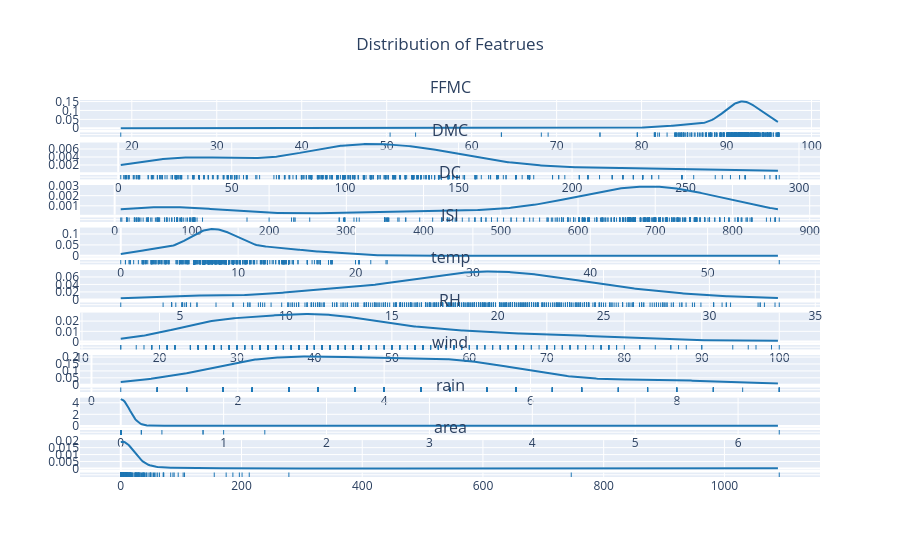

Notebook code for this chart:
### Code cell
cols = df.columns[4:13]
ncol = len(cols)

fig = make_subplots(rows=ncol*2, cols=1,
                    row_heights=ncol*[0.8,0.2],
                    subplot_titles=[cols[int(i/2)] if i%2==0 else '' for i in range(ncol*2)],
                    vertical_spacing=0.007,
                    specs=ncol*[[{}],[{'b':0.008}]]
                   )

for col in range(ncol):
    fig.append_trace(ff.create_distplot([df[cols[col]]],group_labels=[cols[col]],show_hist=False)['data'][0],row=col*2+1,col=1)
    fig.append_trace(ff.create_distplot([df[cols[col]]],group_labels=[cols[col]],show_hist=False)['data'][1],row=col*2+1,col=1)
    fig.update_xaxes(showticklabels=False,row=col*2+1,col=1)
    fig.append_trace(ff.create_distplot([df[cols[col]]],group_labels=[cols[col]],show_hist=False)['data'][1],row=col*2+2,col=1)
    fig.update_yaxes(showticklabels=False,row=col*2+2,col=1)

fig.update_layout(showlegend=False,height=ncol*500,title='Distribution of Featrues',title_x=0.5)

### Figure 1 — Plotly figure (JSON) as saved in the notebook; plotly's stock layout.template omitted (floating-point values rounded to 4 significant figures; data arrays with more than 128 entries replaced by an {"elided": "..."} marker saying what was removed)
{"data": [{"legendgroup": "FFMC", "marker": {"color": "rgb(31, 119, 180)"}, "mode": "lines", "name": "FFMC", "showlegend": true, "type": "scatter", "x": {"elided": "500 float values"}, "xaxis": "x", "y": {"elided": "500 float values"}, "yaxis": "y"}, {"legendgroup": "FFMC", "marker": {"color": "rgb(31, 119, 180)", "symbol": "line-ns-open"}, "mode": "markers", "name": "FFMC", "showlegend": false, "type": "scatter", "x": {"elided": "517 float values"}, "xaxis": "x", "y": {"elided": "517 str values"}, "yaxis": "y"}, {"legendgroup": "FFMC", "marker": {"color": "rgb(31, 119, 180)", "symbol": "line-ns-open"}, "mode": "markers", "name": "FFMC", "showlegend": false, "type": "scatter", "x": {"elided": "517 float values"}, "xaxis": "x2", "y": {"elided": "517 str values"}, "yaxis": "y2"}, {"legendgroup": "DMC", "marker": {"color": "rgb(31, 119, 180)"}, "mode": "lines", "name": "DMC", "showlegend": true, "type": "scatter", "x": {"elided": "500 float values"}, "xaxis": "x3", "y": {"elided": "500 float values"}, "yaxis": "y3"}, {"legendgroup": "DMC", "marker": {"color": "rgb(31, 119, 180)", "symbol": "line-ns-open"}, "mode": "markers", "name": "DMC", "showlegend": false, "type": "scatter", "x": {"elided": "517 float values"}, "xaxis": "x3", "y": {"elided": "517 str values"}, "yaxis": "y3"}, {"legendgroup": "DMC", "marker": {"color": "rgb(31, 119, 180)", "symbol": "line-ns-open"}, "mode": "markers", "name": "DMC", "showlegend": false, "type": "scatter", "x": {"elided": "517 float values"}, "xaxis": "x4", "y": {"elided": "517 str values"}, "yaxis": "y4"}, {"legendgroup": "DC", "marker": {"color": "rgb(31, 119, 180)"}, "mode": "lines", "name": "DC", "showlegend": true, "type": "scatter", "x": {"elided": "500 float values"}, "xaxis": "x5", "y": {"elided": "500 float values"}, "yaxis": "y5"}, {"legendgroup": "DC", "marker": {"color": "rgb(31, 119, 180)", "symbol": "line-ns-open"}, "mode": "markers", "name": "DC", "showlegend": false, "type": "scatter", "x": {"elided": "517 float values"}, "xaxis": "x5", "y": {"elided": "517 str values"}, "yaxis": "y5"}, {"legendgroup": "DC", "marker": {"color": "rgb(31, 119, 180)", "symbol": "line-ns-open"}, "mode": "markers", "name": "DC", "showlegend": false, "type": "scatter", "x": {"elided": "517 float values"}, "xaxis": "x6", "y": {"elided": "517 str values"}, "yaxis": "y6"}, {"legendgroup": "ISI", "marker": {"color": "rgb(31, 119, 180)"}, "mode": "lines", "name": "ISI", "showlegend": true, "type": "scatter", "x": {"elided": "500 float values"}, "xaxis": "x7", "y": {"elided": "500 float values"}, "yaxis": "y7"}, {"legendgroup": "ISI", "marker": {"color": "rgb(31, 119, 180)", "symbol": "line-ns-open"}, "mode": "markers", "name": "ISI", "showlegend": false, "type": "scatter", "x": {"elided": "517 float values"}, "xaxis": "x7", "y": {"elided": "517 str values"}, "yaxis": "y7"}, {"legendgroup": "ISI", "marker": {"color": "rgb(31, 119, 180)", "symbol": "line-ns-open"}, "mode": "markers", "name": "ISI", "showlegend": false, "type": "scatter", "x": {"elided": "517 float values"}, "xaxis": "x8", "y": {"elided": "517 str values"}, "yaxis": "y8"}, {"legendgroup": "temp", "marker": {"color": "rgb(31, 119, 180)"}, "mode": "lines", "name": "temp", "showlegend": true, "type": "scatter", "x": {"elided": "500 float values"}, "xaxis": "x9", "y": {"elided": "500 float values"}, "yaxis": "y9"}, {"legendgroup": "temp", "marker": {"color": "rgb(31, 119, 180)", "symbol": "line-ns-open"}, "mode": "markers", "name": "temp", "showlegend": false, "type": "scatter", "x": {"elided": "517 float values"}, "xaxis": "x9", "y": {"elided": "517 str values"}, "yaxis": "y9"}, {"legendgroup": "temp", "marker": {"color": "rgb(31, 119, 180)", "symbol": "line-ns-open"}, "mode": "markers", "name": "temp", "showlegend": false, "type": "scatter", "x": {"elided": "517 float values"}, "xaxis": "x10", "y": {"elided": "517 str values"}, "yaxis": "y10"}, {"legendgroup": "RH", "marker": {"color": "rgb(31, 119, 180)"}, "mode": "lines", "name": "RH", "showlegend": true, "type": "scatter", "x": {"elided": "500 float values"}, "xaxis": "x11", "y": {"elided": "500 float values"}, "yaxis": "y11"}, {"legendgroup": "RH", "marker": {"color": "rgb(31, 119, 180)", "symbol": "line-ns-open"}, "mode": "markers", "name": "RH", "showlegend": false, "type": "scatter", "x": {"elided": "517 int values"}, "xaxis": "x11", "y": {"elided": "517 str values"}, "yaxis": "y11"}, {"legendgroup": "RH", "marker": {"color": "rgb(31, 119, 180)", "symbol": "line-ns-open"}, "mode": "markers", "name": "RH", "showlegend": false, "type": "scatter", "x": {"elided": "517 int values"}, "xaxis": "x12", "y": {"elided": "517 str values"}, "yaxis": "y12"}, {"legendgroup": "wind", "marker": {"color": "rgb(31, 119, 180)"}, "mode": "lines", "name": "wind", "showlegend": true, "type": "scatter", "x": {"elided": "500 float values"}, "xaxis": "x13", "y": {"elided": "500 float values"}, "yaxis": "y13"}, {"legendgroup": "wind", "marker": {"color": "rgb(31, 119, 180)", "symbol": "line-ns-open"}, "mode": "markers", "name": "wind", "showlegend": false, "type": "scatter", "x": {"elided": "517 float values"}, "xaxis": "x13", "y": {"elided": "517 str values"}, "yaxis": "y13"}, {"legendgroup": "wind", "marker": {"color": "rgb(31, 119, 180)", "symbol": "line-ns-open"}, "mode": "markers", "name": "wind", "showlegend": false, "type": "scatter", "x": {"elided": "517 float values"}, "xaxis": "x14", "y": {"elided": "517 str values"}, "yaxis": "y14"}, {"legendgroup": "rain", "marker": {"color": "rgb(31, 119, 180)"}, "mode": "lines", "name": "rain", "showlegend": true, "type": "scatter", "x": {"elided": "500 float values"}, "xaxis": "x15", "y": {"elided": "500 float values"}, "yaxis": "y15"}, {"legendgroup": "rain", "marker": {"color": "rgb(31, 119, 180)", "symbol": "line-ns-open"}, "mode": "markers", "name": "rain", "showlegend": false, "type": "scatter", "x": {"elided": "517 float values"}, "xaxis": "x15", "y": {"elided": "517 str values"}, "yaxis": "y15"}, {"legendgroup": "rain", "marker": {"color": "rgb(31, 119, 180)", "symbol": "line-ns-open"}, "mode": "markers", "name": "rain", "showlegend": false, "type": "scatter", "x": {"elided": "517 float values"}, "xaxis": "x16", "y": {"elided": "517 str values"}, "yaxis": "y16"}, {"legendgroup": "area", "marker": {"color": "rgb(31, 119, 180)"}, "mode": "lines", "name": "area", "showlegend": true, "type": "scatter", "x": {"elided": "500 float values"}, "xaxis": "x17", "y": {"elided": "500 float values"}, "yaxis": "y17"}, {"legendgroup": "area", "marker": {"color": "rgb(31, 119, 180)", "symbol": "line-ns-open"}, "mode": "markers", "name": "area", "showlegend": false, "type": "scatter", "x": {"elided": "517 float values"}, "xaxis": "x17", "y": {"elided": "517 str values"}, "yaxis": "y17"}, {"legendgroup": "area", "marker": {"color": "rgb(31, 119, 180)", "symbol": "line-ns-open"}, "mode": "markers", "name": "area", "showlegend": false, "type": "scatter", "x": {"elided": "517 float values"}, "xaxis": "x18", "y": {"elided": "517 str values"}, "yaxis": "y18"}], "layout": {"annotations": [{"font": {"size": 16}, "showarrow": false, "text": "FFMC", "x": 0.5, "xanchor": "center", "xref": "paper", "y": 1, "yanchor": "bottom", "yref": "paper"}, {"font": {"size": 16}, "showarrow": false, "text": "DMC", "x": 0.5, "xanchor": "center", "xref": "paper", "y": 0.8881, "yanchor": "bottom", "yref": "paper"}, {"font": {"size": 16}, "showarrow": false, "text": "DC", "x": 0.5, "xanchor": "center", "xref": "paper", "y": 0.7762, "yanchor": "bottom", "yref": "paper"}, {"font": {"size": 16}, "showarrow": false, "text": "ISI", "x": 0.5, "xanchor": "center", "xref": "paper", "y": 0.6643, "yanchor": "bottom", "yref": "paper"}, {"font": {"size": 16}, "showarrow": false, "text": "temp", "x": 0.5, "xanchor": "center", "xref": "paper", "y": 0.5524, "yanchor": "bottom", "yref": "paper"}, {"font": {"size": 16}, "showarrow": false, "text": "RH", "x": 0.5, "xanchor": "center", "xref": "paper", "y": 0.4406, "yanchor": "bottom", "yref": "paper"}, {"font": {"size": 16}, "showarrow": false, "text": "wind", "x": 0.5, "xanchor": "center", "xref": "paper", "y": 0.3287, "yanchor": "bottom", "yref": "paper"}, {"font": {"size": 16}, "showarrow": false, "text": "rain", "x": 0.5, "xanchor": "center", "xref": "paper", "y": 0.2168, "yanchor": "bottom", "yref": "paper"}, {"font": {"size": 16}, "showarrow": false, "text": "area", "x": 0.5, "xanchor": "center", "xref": "paper", "y": 0.1049, "yanchor": "bottom", "yref": "paper"}], "autosize": true, "showlegend": false, "title": {"text": "Distribution of Featrues", "x": 0.5}, "xaxis": {"anchor": "y", "autorange": true, "domain": [0, 1], "range": [14.0, 100.9], "showticklabels": false, "type": "linear"}, "xaxis10": {"anchor": "y10", "autorange": true, "domain": [0, 1], "range": [0.315, 35.19], "type": "linear"}, "xaxis11": {"anchor": "y11", "autorange": true, "domain": [0, 1], "range": [9.848, 105.2], "showticklabels": false, "type": "linear"}, "xaxis12": {"anchor": "y12", "autorange": true, "domain": [0, 1], "range": [9.848, 105.2], "type": "linear"}, "xaxis13": {"anchor": "y13", "autorange": true, "domain": [0, 1], "range": [-0.1455, 9.946], "showticklabels": false, "type": "linear"}, "xaxis14": {"anchor": "y14", "autorange": true, "domain": [0, 1], "range": [-0.1455, 9.946], "type": "linear"}, "xaxis15": {"anchor": "y15", "autorange": true, "domain": [0, 1], "range": [-0.3879, 6.788], "showticklabels": false, "type": "linear"}, "xaxis16": {"anchor": "y16", "autorange": true, "domain": [0, 1], "range": [-0.3879, 6.788], "type": "linear"}, "xaxis17": {"anchor": "y17", "autorange": true, "domain": [0, 1], "range": [-66.12, 1157.0], "showticklabels": false, "type": "linear"}, "xaxis18": {"anchor": "y18", "autorange": true, "domain": [0, 1], "range": [-66.12, 1157.0], "type": "linear"}, "xaxis2": {"anchor": "y2", "autorange": true, "domain": [0, 1], "range": [14.0, 100.9], "type": "linear"}, "xaxis3": {"anchor": "y3", "autorange": true, "domain": [0, 1], "range": [-16.49, 308.9], "showticklabels": false, "type": "linear"}, "xaxis4": {"anchor": "y4", "autorange": true, "domain": [0, 1], "range": [-16.49, 308.9], "type": "linear"}, "xaxis5": {"anchor": "y5", "autorange": true, "domain": [0, 1], "range": [-43.78, 912.3], "showticklabels": false, "type": "linear"}, "xaxis6": {"anchor": "y6", "autorange": true, "domain": [0, 1], "range": [-43.78, 912.3], "type": "linear"}, "xaxis7": {"anchor": "y7", "autorange": true, "domain": [0, 1], "range": [-3.4, 59.5], "showticklabels": false, "type": "linear"}, "xaxis8": {"anchor": "y8", "autorange": true, "domain": [0, 1], "range": [-3.4, 59.5], "type": "linear"}, "xaxis9": {"anchor": "y9", "autorange": true, "domain": [0, 1], "range": [0.315, 35.19], "showticklabels": false, "type": "linear"}, "yaxis": {"anchor": "x", "autorange": true, "domain": [0.9217, 1], "range": [-0.008348, 0.1586], "type": "linear"}, "yaxis10": {"anchor": "x10", "autorange": true, "domain": [0.4556, 0.4671], "range": [-1, 1], "showticklabels": false, "type": "category"}, "yaxis11": {"anchor": "x11", "autorange": true, "domain": [0.3622, 0.4406], "range": [-0.0007422, 0.02831], "type": "linear"}, "yaxis12": {"anchor": "x12", "autorange": true, "domain": [0.3437, 0.3552], "range": [-1, 1], "showticklabels": false, "type": "category"}, "yaxis13": {"anchor": "x13", "autorange": true, "domain": [0.2504, 0.3287], "range": [-0.0007761, 0.2143], "type": "linear"}, "yaxis14": {"anchor": "x14", "autorange": true, "domain": [0.2318, 0.2434], "range": [-1, 1], "showticklabels": false, "type": "category"}, "yaxis15": {"anchor": "x15", "autorange": true, "domain": [0.1385, 0.2168], "range": [-0.2573, 4.889], "type": "linear"}, "yaxis16": {"anchor": "x16", "autorange": true, "domain": [0.1199, 0.1315], "range": [-1, 1], "showticklabels": false, "type": "category"}, "yaxis17": {"anchor": "x17", "autorange": true, "domain": [0.02658, 0.1049], "range": [-0.001075, 0.02043], "type": "linear"}, "yaxis18": {"anchor": "x18", "autorange": true, "domain": [0.008, 0.01958], "range": [-1, 1], "showticklabels": false, "type": "category"}, "yaxis2": {"anchor": "x2", "autorange": true, "domain": [0.9031, 0.9147], "range": [-1, 1], "showticklabels": false, "type": "category"}, "yaxis3": {"anchor": "x3", "autorange": true, "domain": [0.8098, 0.8881], "range": [0.0001743, 0.007617], "type": "linear"}, "yaxis4": {"anchor": "x4", "autorange": true, "domain": [0.7912, 0.8028], "range": [-1, 1], "showticklabels": false, "type": "category"}, "yaxis5": {"anchor": "x5", "autorange": true, "domain": [0.6979, 0.7762], "range": [0.0001149, 0.003047], "type": "linear"}, "yaxis6": {"anchor": "x6", "autorange": true, "domain": [0.6793, 0.6909], "range": [-1, 1], "showticklabels": false, "type": "category"}, "yaxis7": {"anchor": "x7", "autorange": true, "domain": [0.586, 0.6643], "range": [-0.006818, 0.1295], "type": "linear"}, "yaxis8": {"anchor": "x8", "autorange": true, "domain": [0.5674, 0.579], "range": [-1, 1], "showticklabels": false, "type": "category"}, "yaxis9": {"anchor": "x9", "autorange": true, "domain": [0.4741, 0.5524], "range": [-0.001144, 0.07836], "type": "linear"}}}
